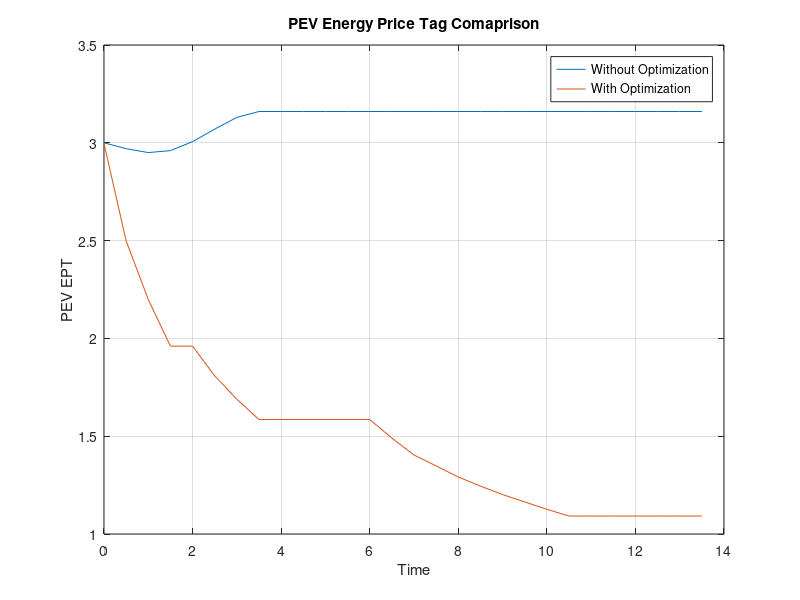

MATLAB code for this plot:
bpFinal=2*[0.8058 0.7322 0.3469 0.6069 -0.3441 0.5729 0.8030 0.2257 -0.0181 0 0 0 0 0.9888 1.1886 0.3673 0.5982 0.2853 0.3388 0.1422 0.2781 0.0430 -0.0221 -0.0748 -0.8167 -0.1902 -0.4846 -0.7461];

loadDemand=[3.811 4.132 3.962 3.981 3.868 3.83 3.811 3.736 3.66 3.585 3.509 3.434 3.321 3.264 3.189 3.151 3.208 3.226 3.189 3.208 3.302 3.491 3.736 3.868 3.811 3.792 3.906 4.255];

OP_demand=bpFinal+loadDemand;

grid_price=[2.946 2.865 2.842 3.039 3.34 3.595 3.629 3.398 3.015 2.714 2.517 2.448 2.008 1.718 1.683 1.718 1.683 1.637 1.614 1.625 1.625 1.614 1.637 1.822 2.286 2.842 3.27 3.525];

ept=zeros(1,28);
soc=zeros(1,28);

for a=1:28 
                if(a==1)
                    soc(a)=0.4+((OP_demand(a))/54);
                else
                    soc(a)=soc(a-1)+((OP_demand(a))/54);
                end
end

for i=1:28
    if(bpFinal(i)>0)
        if(i==1)
        ept(i)=(3*0.4*54 + bpFinal(i)*grid_price(i))/(0.4*54+bpFinal(i));
        else
        ept(i)=(ept(i-1)*soc(i-1)*54 + bpFinal(i)*grid_price(i))/(soc(i)*54+bpFinal(i));
        end
    else
        ept(i)=ept(i-1);
    end
end

%%reference check
%ref=zeros(1,28);
%r=zeros(1,28);
%for i=1:28
%    if(grid_price(i)>EPT(i))
%       r=0; 
%    else
%       r=1;
%    end
%end

x = 0:0.5:13.5;
y1 = [3 2.97 2.95 2.96 3.006 3.07 3.13 3.16 3.16 3.16 3.16 3.16 3.16 3.16 3.16 3.16 3.16 3.16 3.16 3.16 3.16 3.16 3.16 3.16 3.16 3.16 3.16 3.16];
plot(x,y1)
title('PEV Energy Price Tag Comaprison')

hold on

plot(x,ept)

xlabel('Time');
ylabel('PEV EPT');
legend('Without Optimization', 'With Optimization');
grid on;


hold off

